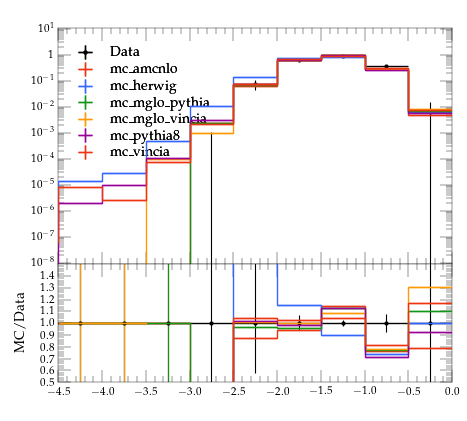

Generate this figure with Python:
#! /usr/bin/env python

# This Python script was auto-generated using YODA v2.0.2.
# Analysis object: /CMS_2026_PAS_SMP_25_010/zjets_ungroomed_pt1
# Timestamp: 17-06-2026 (18:26:08)

import matplotlib as mpl
import matplotlib.pyplot as plt
mpl.use('Agg') # comment out for interactive use
import os
import numpy as np

plotDir = os.path.split(os.path.realpath(__file__))[0]
if 'YODA_USER_PLOT_PATH' in globals():
    plot_outdir = globals()['YODA_USER_PLOT_PATH']
else:
    plot_outdir = plotDir

#plot style
plt.style.use(os.path.join(plotDir, '../default.mplstyle'))
# plot metadata
figW, figH = plt.rcParams['figure.figsize']
ax_xLabel = r''
ax_yLabel = r''
ax_title  = r''
ax_xScale = 'linear'
ax_yScale = 'log'
xLims = (-4.5, 0.0)
yLims = (9.000000000000001e-09, 11.0)

# TeX-friendly labels for the legend
labels = {
    'legend' : ([ r"Data", r"mc\_amcnlo", r"mc\_herwig", r"mc\_mglo\_pythia", r"mc\_mglo\_vincia", r"mc\_pythia8", r"mc\_vincia" ], r""),
}

# Adjust canvas width and height
canvasW = 10.0
canvasH = 9.0
figW *= canvasW/10.
figH *= canvasH/9.

# Create figure and axis objects
fig, (ax, ratio0_ax) = plt.subplots(2, 1, sharex=True,
                  figsize=(figW,figH), gridspec_kw={'height_ratios': (6.0, 3.0)})

# Set figure margins
plt.subplots_adjust(
    left   = 1.0 * plt.rcParams['figure.subplot.left'],
    right  = 1.0 * plt.rcParams['figure.subplot.right'],
    top    = 1.0 * plt.rcParams['figure.subplot.top'],
    bottom = 1.0 * plt.rcParams['figure.subplot.bottom'])

ratio0_ax.yaxis.set_major_locator(mpl.ticker.MultipleLocator(0.1))
ratio0_ax.set_ylim(0.5, 1.4999)
ratio0_ax.set_ylabel('MC/Data')

# the numerical data is stored in a separate file
dataf = dict()
prefix = os.path.split(__file__)[0]
if prefix:    prefix = prefix + '/'
exec(open(prefix+'zjets_ungroomed_pt1__data.py').read(), dataf)


legend_handles = dict() # keep track of handles for the legend

# style options for curves
# starts at zorder>=5 to draw curve on top of legend
styles = {
  'Data': {
    'color' : 'black',
    'linestyle' : '-',
    'linewidth' : 1,
    'marker' : 'o',
    'markersize' : 2,
    'capsize' : 0.0,
    'zorder' : 5,
    'histstyle' : 0,
    'drawstyle' : 'steps-pre',
    'xerrorbars' : 1,
    'yerrorbars' : 1,
    'fillcolor' : None,
    'fillopacity' : 1.0,
    'ratio0_linestyle' : '-',
    'ratio0_linewidth' : 1,
    'ratio0_marker' : 'o',
    'ratio0_markersize' : 2,
    'ratio0_capsize' : 0.0,
    'ratio0_zorder' : 5,
    'ratio0_histstyle' : 0,
    'ratio0_drawstyle' : 'steps-pre',
    'ratio0_xerrorbars' : 1,
    'ratio0_yerrorbars' : 1,
  },
  'mc_amcnlo.yoda': {
    'color' : '#EE3311',
    'linestyle' : '-',
    'linewidth' : 1,
    'marker' : 'none',
    'markersize' : 2,
    'capsize' : 0.0,
    'zorder' : 6,
    'histstyle' : 1,
    'drawstyle' : 'steps-pre',
    'xerrorbars' : 1,
    'yerrorbars' : 1,
    'fillcolor' : None,
    'fillopacity' : 1.0,
    'ratio0_linestyle' : '-',
    'ratio0_linewidth' : 1,
    'ratio0_marker' : 'none',
    'ratio0_markersize' : 2,
    'ratio0_capsize' : 0.0,
    'ratio0_zorder' : 6,
    'ratio0_histstyle' : 1,
    'ratio0_drawstyle' : 'steps-pre',
    'ratio0_xerrorbars' : 1,
    'ratio0_yerrorbars' : 1,
  },
  'mc_herwig.yoda': {
    'color' : '#3366FF',
    'linestyle' : '-',
    'linewidth' : 1,
    'marker' : 'none',
    'markersize' : 2,
    'capsize' : 0.0,
    'zorder' : 7,
    'histstyle' : 1,
    'drawstyle' : 'steps-pre',
    'xerrorbars' : 1,
    'yerrorbars' : 1,
    'fillcolor' : None,
    'fillopacity' : 1.0,
    'ratio0_linestyle' : '-',
    'ratio0_linewidth' : 1,
    'ratio0_marker' : 'none',
    'ratio0_markersize' : 2,
    'ratio0_capsize' : 0.0,
    'ratio0_zorder' : 7,
    'ratio0_histstyle' : 1,
    'ratio0_drawstyle' : 'steps-pre',
    'ratio0_xerrorbars' : 1,
    'ratio0_yerrorbars' : 1,
  },
  'mc_mglo_pythia.yoda': {
    'color' : '#109618',
    'linestyle' : '-',
    'linewidth' : 1,
    'marker' : 'none',
    'markersize' : 2,
    'capsize' : 0.0,
    'zorder' : 8,
    'histstyle' : 1,
    'drawstyle' : 'steps-pre',
    'xerrorbars' : 1,
    'yerrorbars' : 1,
    'fillcolor' : None,
    'fillopacity' : 1.0,
    'ratio0_linestyle' : '-',
    'ratio0_linewidth' : 1,
    'ratio0_marker' : 'none',
    'ratio0_markersize' : 2,
    'ratio0_capsize' : 0.0,
    'ratio0_zorder' : 8,
    'ratio0_histstyle' : 1,
    'ratio0_drawstyle' : 'steps-pre',
    'ratio0_xerrorbars' : 1,
    'ratio0_yerrorbars' : 1,
  },
  'mc_mglo_vincia.yoda': {
    'color' : '#FF9900',
    'linestyle' : '-',
    'linewidth' : 1,
    'marker' : 'none',
    'markersize' : 2,
    'capsize' : 0.0,
    'zorder' : 9,
    'histstyle' : 1,
    'drawstyle' : 'steps-pre',
    'xerrorbars' : 1,
    'yerrorbars' : 1,
    'fillcolor' : None,
    'fillopacity' : 1.0,
    'ratio0_linestyle' : '-',
    'ratio0_linewidth' : 1,
    'ratio0_marker' : 'none',
    'ratio0_markersize' : 2,
    'ratio0_capsize' : 0.0,
    'ratio0_zorder' : 9,
    'ratio0_histstyle' : 1,
    'ratio0_drawstyle' : 'steps-pre',
    'ratio0_xerrorbars' : 1,
    'ratio0_yerrorbars' : 1,
  },
  'mc_pythia8.yoda': {
    'color' : '#990099',
    'linestyle' : '-',
    'linewidth' : 1,
    'marker' : 'none',
    'markersize' : 2,
    'capsize' : 0.0,
    'zorder' : 10,
    'histstyle' : 1,
    'drawstyle' : 'steps-pre',
    'xerrorbars' : 1,
    'yerrorbars' : 1,
    'fillcolor' : None,
    'fillopacity' : 1.0,
    'ratio0_linestyle' : '-',
    'ratio0_linewidth' : 1,
    'ratio0_marker' : 'none',
    'ratio0_markersize' : 2,
    'ratio0_capsize' : 0.0,
    'ratio0_zorder' : 10,
    'ratio0_histstyle' : 1,
    'ratio0_drawstyle' : 'steps-pre',
    'ratio0_xerrorbars' : 1,
    'ratio0_yerrorbars' : 1,
  },
  'mc_vincia.yoda': {
    'color' : '#EE3311',
    'linestyle' : '-',
    'linewidth' : 1,
    'marker' : 'none',
    'markersize' : 2,
    'capsize' : 0.0,
    'zorder' : 11,
    'histstyle' : 1,
    'drawstyle' : 'steps-pre',
    'xerrorbars' : 1,
    'yerrorbars' : 1,
    'fillcolor' : None,
    'fillopacity' : 1.0,
    'ratio0_linestyle' : '-',
    'ratio0_linewidth' : 1,
    'ratio0_marker' : 'none',
    'ratio0_markersize' : 2,
    'ratio0_capsize' : 0.0,
    'ratio0_zorder' : 11,
    'ratio0_histstyle' : 1,
    'ratio0_drawstyle' : 'steps-pre',
    'ratio0_xerrorbars' : 1,
    'ratio0_yerrorbars' : 1,
  },
}

# curve from input yoda files in main panel
for label, yvals in dataf['yvals'].items():
    if all(np.isnan(v) for v in dataf['yvals'][label]):
        continue
    tmp = None
    if styles[label]['histstyle']: # draw as histogram
        xpos = dataf['xedges'][label] if styles[label]['drawstyle'] else dataf['xpoints'][label]
        ypos = np.insert(yvals, 0, yvals[0]) if styles[label]['drawstyle'] else yvals
        if styles[label]['fillcolor']: # fill area below curve
            ax.fill_between(xpos, ypos, step='pre',
                            color=styles[label]['fillcolor'],
                            alpha=styles[label]['fillopacity'])
        tmp, = ax.plot(xpos, ypos,
                       color=styles[label]['color'],
                       linestyle=styles[label]['linestyle'],
                       linewidth=styles[label]['linewidth'],
                       drawstyle=styles[label]['drawstyle'], solid_joinstyle='miter',
                       zorder=styles[label]['zorder'], label=label)
    tmp = ax.errorbar(dataf['xpoints'][label], yvals,
                      xerr=np.array(dataf['xerrs'][label])*styles[label]['xerrorbars'],
                      yerr=np.array(dataf['yerrs'][label])*styles[label]['yerrorbars'],
                      fmt=styles[label]['marker'], capsize=styles[label]['capsize'],
                      markersize=styles[label]['markersize'],
                      ecolor=styles[label]['color'],
                      color=styles[label]['color'], zorder=styles[label]['zorder'])
    tmp[-1][0].set_linestyle(styles[label]['linestyle'])
    tmp[-1][0].set_linewidth(styles[label]['linewidth'])
    if label in dataf['add_legend_handle']:  legend_handles[label] = tmp
    for varLabel in dataf['variation_yvals'].keys():
        if varLabel.startswith(label):
            tmp, = ax.plot(dataf['xedges'][label], dataf['variation_yvals'][varLabel],
                           color=styles[label]['color'],
                           linestyle=styles[label]['linestyle'],
                           linewidth=styles[label]['linewidth'],
                           drawstyle='steps-pre', solid_joinstyle='miter',
                           zorder=styles[label]['zorder'], alpha=0.5)


# plots on ratio panel
# curve from input yoda files in ratio panel
for label, yvals in dataf['ratio0_yvals'].items():
    if all(np.isnan(v) for v in yvals):
        continue
    if styles[label]['ratio0_histstyle']: # plot as histogram
        xpos = dataf['xedges']['Data'] if styles[label]['ratio0_drawstyle'] else dataf['xpoints']['Data']
        ypos = np.insert(yvals, 0, yvals[0]) if styles[label]['ratio0_drawstyle'] else yvals
        ratio0_ax.plot(xpos, ypos,
                       color=styles[label]['color'],
                       linewidth=styles[label]['linewidth'],
                       linestyle=styles[label]['ratio0_linestyle'],
                       drawstyle=styles[label]['ratio0_drawstyle'], zorder=styles[label]['zorder'],
                       solid_joinstyle='miter')
    tmp = ratio0_ax.errorbar(dataf['xpoints']['Data'], yvals,
                             xerr=np.array(dataf['ref_xerrs'])*styles[label]['ratio0_xerrorbars'],
                             yerr=np.array(dataf['ratio0_yerrs'][label])*styles[label]['ratio0_yerrorbars'],
                             fmt=styles[label]['ratio0_marker'], capsize=styles[label]['ratio0_capsize'],
                             markersize=styles[label]['ratio0_markersize'],
                             ecolor=styles[label]['color'],
                             color=styles[label]['color'])
    tmp[-1][0].set_linestyle(styles[label]['ratio0_linestyle'])
    tmp[-1][0].set_linewidth(styles[label]['ratio0_linewidth'])

    for varlabel in dataf['ratio0_variation_vals'].keys():
        if varlabel.startswith(label):
            ratio0_ax.plot(dataf['xedges']['Data'],
                            dataf['ratio0_variation_vals'][varlabel],
                            color=styles[label]['color'],
                            linestyle=styles[label]['linestyle'],
                            linewidth=styles[label]['linewidth'],
                            drawstyle='steps-pre', solid_joinstyle='miter',
                            zorder=1, alpha=0.5)

legend_items = list(legend_handles.values())
ax.add_artist(ax.legend(legend_items,
                        labels['legend'][0],
                        title=labels['legend'][1],
                        alignment='left',
                        loc='upper left',
                        bbox_to_anchor=(0.0, 0.97)))

# set plot metadata as defined above
ratio0_ax.set_xlabel(ax_xLabel)
ratio0_ax.xaxis.set_label_coords(1., -0.15)
ax.set_ylabel(ax_yLabel, ha='right', va='top')
ax.yaxis.set_label_coords(-0.11, 1.0)
ax.set_title(ax_title, loc='left')
ax.set_xscale(ax_xScale)
ax.set_yscale(ax_yScale)
ax.set_xlim(xLims)
ax.set_ylim(yLims)

# tick formatting
plt.rcParams['xtick.top'] = True
plt.rcParams['ytick.right'] = True
ax.yaxis.set_major_locator(mpl.ticker.LogLocator(base=10.0, numticks=np.inf))
ax.yaxis.set_minor_locator(mpl.ticker.LogLocator(
                           base=10.0, subs=np.arange(0.1, 1, 0.1), numticks=np.inf))
fig.align_ylabels((ax, ratio0_ax))
plt.savefig(os.path.join(plot_outdir, 'zjets_ungroomed_pt1.pdf'), format='PDF')
plt.savefig(os.path.join(plot_outdir, 'zjets_ungroomed_pt1.png'), format='PNG')

plt.close(fig)
